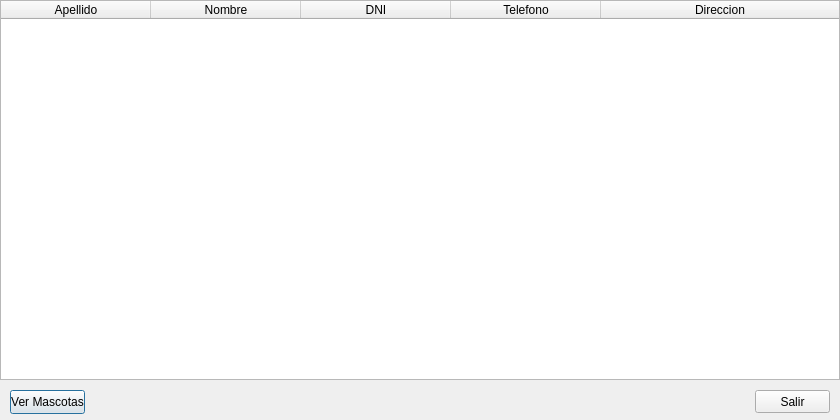
<?xml version="1.0" encoding="UTF-8"?>
<ui version="4.0">
 <class>Listado_Clientes</class>
 <widget class="QDialog" name="Listado_Clientes">
  <property name="geometry">
   <rect>
    <x>0</x>
    <y>0</y>
    <width>840</width>
    <height>420</height>
   </rect>
  </property>
  <property name="windowTitle">
   <string>Clientes - Listado</string>
  </property>
  <widget class="QTableWidget" name="table_Clientes">
   <property name="geometry">
    <rect>
     <x>0</x>
     <y>0</y>
     <width>840</width>
     <height>380</height>
    </rect>
   </property>
   <property name="editTriggers">
    <set>QAbstractItemView::NoEditTriggers</set>
   </property>
   <property name="selectionMode">
    <enum>QAbstractItemView::SingleSelection</enum>
   </property>
   <property name="selectionBehavior">
    <enum>QAbstractItemView::SelectRows</enum>
   </property>
   <property name="textElideMode">
    <enum>Qt::ElideLeft</enum>
   </property>
   <property name="sortingEnabled">
    <bool>true</bool>
   </property>
   <attribute name="horizontalHeaderCascadingSectionResizes">
    <bool>false</bool>
   </attribute>
   <attribute name="horizontalHeaderDefaultSectionSize">
    <number>150</number>
   </attribute>
   <attribute name="horizontalHeaderMinimumSectionSize">
    <number>120</number>
   </attribute>
   <attribute name="horizontalHeaderStretchLastSection">
    <bool>true</bool>
   </attribute>
   <attribute name="verticalHeaderVisible">
    <bool>false</bool>
   </attribute>
   <column>
    <property name="text">
     <string>Apellido</string>
    </property>
    <property name="textAlignment">
     <set>AlignHCenter|AlignVCenter|AlignCenter</set>
    </property>
   </column>
   <column>
    <property name="text">
     <string>Nombre</string>
    </property>
    <property name="textAlignment">
     <set>AlignHCenter|AlignVCenter|AlignCenter</set>
    </property>
   </column>
   <column>
    <property name="text">
     <string>DNI</string>
    </property>
    <property name="textAlignment">
     <set>AlignHCenter|AlignVCenter|AlignCenter</set>
    </property>
   </column>
   <column>
    <property name="text">
     <string>Telefono</string>
    </property>
    <property name="textAlignment">
     <set>AlignHCenter|AlignVCenter|AlignCenter</set>
    </property>
   </column>
   <column>
    <property name="text">
     <string>Direccion</string>
    </property>
    <property name="textAlignment">
     <set>AlignHCenter|AlignVCenter|AlignCenter</set>
    </property>
   </column>
  </widget>
  <widget class="QPushButton" name="pb_Mascotas">
   <property name="geometry">
    <rect>
     <x>10</x>
     <y>390</y>
     <width>75</width>
     <height>24</height>
    </rect>
   </property>
   <property name="text">
    <string>Ver Mascotas</string>
   </property>
  </widget>
  <widget class="QPushButton" name="pb_Salir">
   <property name="geometry">
    <rect>
     <x>755</x>
     <y>390</y>
     <width>75</width>
     <height>23</height>
    </rect>
   </property>
   <property name="text">
    <string>Salir</string>
   </property>
  </widget>
 </widget>
 <resources/>
 <connections>
  <connection>
   <sender>pb_Salir</sender>
   <signal>clicked()</signal>
   <receiver>Listado_Clientes</receiver>
   <slot>close()</slot>
   <hints>
    <hint type="sourcelabel">
     <x>792</x>
     <y>401</y>
    </hint>
    <hint type="destinationlabel">
     <x>419</x>
     <y>209</y>
    </hint>
   </hints>
  </connection>
 </connections>
</ui>
